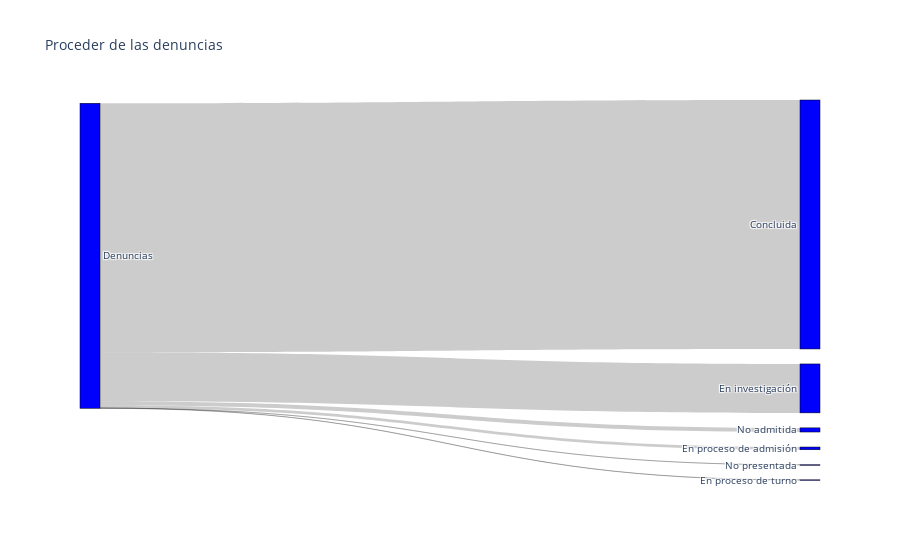

Here is the notebook cell this chart was saved with:
### Markdown cell above
Importar datos limpios

### Code cell
#genera sankey
fig = go.Figure(data=[go.Sankey(
    node = dict(
      pad = 15,
      thickness = 20,
      line = dict(color = "black", width = 0.5),
      label = ['Denuncias', 'Concluida', 'No admitida', 'No presentada', 'En investigación',
       'En proceso de admisión', 'En proceso de turno'],
      color = "blue"
    ),
    link = dict(
      source = [0, 0, 0, 0, 0, 0], # indices correspond to labels, eg A1, A2, A1, B1, ...
      target = [1, 2, 3, 4, 5, 6],
      value = [df[df['estatus']=='Concluida'].shape[0], df[df['estatus']=='No admitida'].shape[0], df[df['estatus']=='No presentada'].shape[0], 
      df[df['estatus']=='En investigación'].shape[0], df[df['estatus']=='En proceso de admisión'].shape[0], df[df['estatus']=='En proceso de turno'].shape[0]]
  ))])

fig.update_layout(title_text="Proceder de las denuncias", font_size=10)
fig.show()

df['estatus'].unique()

### Figure 1 — Plotly figure (JSON) as saved in the notebook; plotly's stock layout.template omitted (floating-point values rounded to 4 significant figures)
{"data": [{"link": {"source": [0, 0, 0, 0, 0, 0], "target": [1, 2, 3, 4, 5, 6], "value": [47111, 784, 13, 9257, 519, 32]}, "node": {"color": "blue", "label": ["Denuncias", "Concluida", "No admitida", "No presentada", "En investigación", "En proceso de admisión", "En proceso de turno"], "line": {"color": "black", "width": 0.5}, "pad": 15, "thickness": 20}, "type": "sankey"}], "layout": {"font": {"size": 10}, "title": {"text": "Proceder de las denuncias"}}}
